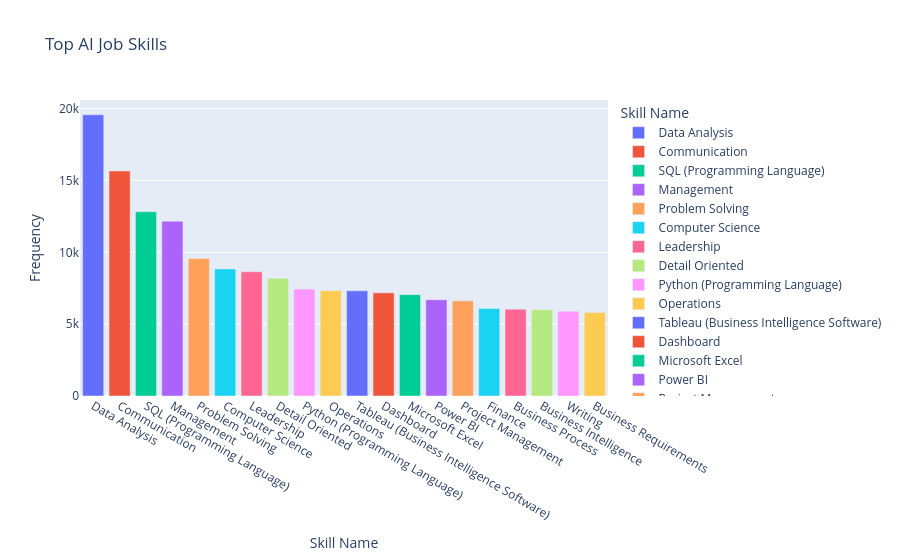
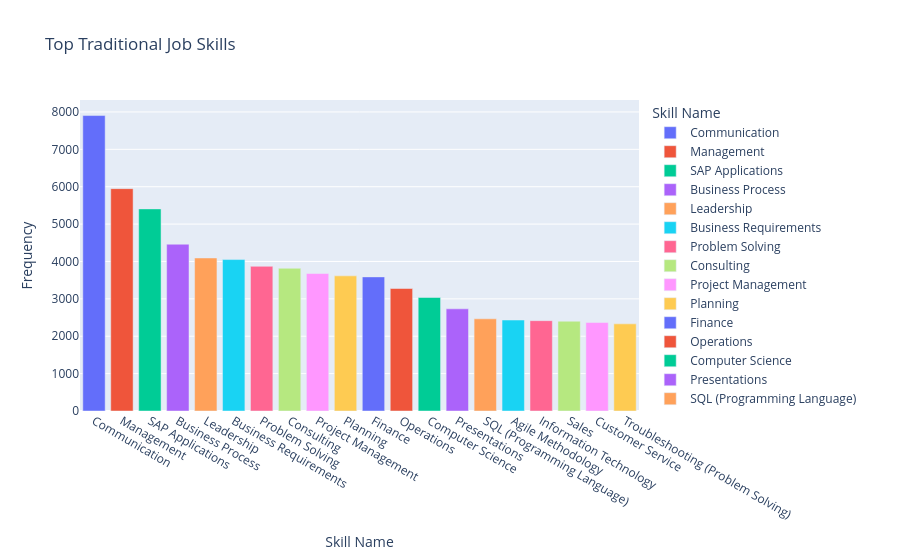

The code cell stored with these charts, in order, in its notebook:
### Markdown cell above
### Q3: AI Careers vs. Traditional Roles

### Code cell
import ast
df['SKILLS'] = df['SKILLS_NAME'].apply(ast.literal_eval)

ai_skills = df[df['AI_JOB']]['SKILLS'].explode().value_counts().head(20).reset_index()
ai_skills.columns = ['Skill', 'Count']

fig = px.bar(ai_skills, x='Skill', y='Count',
             title="Top AI Job Skills",
             labels={'Skill': 'Skill Name', 'Count': 'Frequency'},
             color='Skill')
fig.show()

traditional_skills = df[~df['AI_JOB']]['SKILLS'].explode().value_counts().head(20).reset_index()
traditional_skills.columns = ['Skill', 'Count']

fig = px.bar(traditional_skills, x='Skill', y='Count',
             title="Top Traditional Job Skills",
             labels={'Skill': 'Skill Name', 'Count': 'Frequency'},
             color='Skill')
fig.show()

### Figure 1 — Plotly figure (JSON) as saved in the notebook; plotly's stock layout.template omitted (floating-point values rounded to 4 significant figures)
{"data": [{"hovertemplate": "Skill Name=%{x}<br>Frequency=%{y}<extra></extra>", "legendgroup": "Data Analysis", "marker": {"color": "#636efa", "pattern": {"shape": ""}}, "name": "Data Analysis", "orientation": "v", "showlegend": true, "textposition": "auto", "type": "bar", "x": ["Data Analysis"], "xaxis": "x", "y": [19571], "yaxis": "y"}, {"hovertemplate": "Skill Name=%{x}<br>Frequency=%{y}<extra></extra>", "legendgroup": "Communication", "marker": {"color": "#EF553B", "pattern": {"shape": ""}}, "name": "Communication", "orientation": "v", "showlegend": true, "textposition": "auto", "type": "bar", "x": ["Communication"], "xaxis": "x", "y": [15660], "yaxis": "y"}, {"hovertemplate": "Skill Name=%{x}<br>Frequency=%{y}<extra></extra>", "legendgroup": "SQL (Programming Language)", "marker": {"color": "#00cc96", "pattern": {"shape": ""}}, "name": "SQL (Programming Language)", "orientation": "v", "showlegend": true, "textposition": "auto", "type": "bar", "x": ["SQL (Programming Language)"], "xaxis": "x", "y": [12825], "yaxis": "y"}, {"hovertemplate": "Skill Name=%{x}<br>Frequency=%{y}<extra></extra>", "legendgroup": "Management", "marker": {"color": "#ab63fa", "pattern": {"shape": ""}}, "name": "Management", "orientation": "v", "showlegend": true, "textposition": "auto", "type": "bar", "x": ["Management"], "xaxis": "x", "y": [12168], "yaxis": "y"}, {"hovertemplate": "Skill Name=%{x}<br>Frequency=%{y}<extra></extra>", "legendgroup": "Problem Solving", "marker": {"color": "#FFA15A", "pattern": {"shape": ""}}, "name": "Problem Solving", "orientation": "v", "showlegend": true, "textposition": "auto", "type": "bar", "x": ["Problem Solving"], "xaxis": "x", "y": [9564], "yaxis": "y"}, {"hovertemplate": "Skill Name=%{x}<br>Frequency=%{y}<extra></extra>", "legendgroup": "Computer Science", "marker": {"color": "#19d3f3", "pattern": {"shape": ""}}, "name": "Computer Science", "orientation": "v", "showlegend": true, "textposition": "auto", "type": "bar", "x": ["Computer Science"], "xaxis": "x", "y": [8841], "yaxis": "y"}, {"hovertemplate": "Skill Name=%{x}<br>Frequency=%{y}<extra></extra>", "legendgroup": "Leadership", "marker": {"color": "#FF6692", "pattern": {"shape": ""}}, "name": "Leadership", "orientation": "v", "showlegend": true, "textposition": "auto", "type": "bar", "x": ["Leadership"], "xaxis": "x", "y": [8649], "yaxis": "y"}, {"hovertemplate": "Skill Name=%{x}<br>Frequency=%{y}<extra></extra>", "legendgroup": "Detail Oriented", "marker": {"color": "#B6E880", "pattern": {"shape": ""}}, "name": "Detail Oriented", "orientation": "v", "showlegend": true, "textposition": "auto", "type": "bar", "x": ["Detail Oriented"], "xaxis": "x", "y": [8193], "yaxis": "y"}, {"hovertemplate": "Skill Name=%{x}<br>Frequency=%{y}<extra></extra>", "legendgroup": "Python (Programming Language)", "marker": {"color": "#FF97FF", "pattern": {"shape": ""}}, "name": "Python (Programming Language)", "orientation": "v", "showlegend": true, "textposition": "auto", "type": "bar", "x": ["Python (Programming Language)"], "xaxis": "x", "y": [7440], "yaxis": "y"}, {"hovertemplate": "Skill Name=%{x}<br>Frequency=%{y}<extra></extra>", "legendgroup": "Operations", "marker": {"color": "#FECB52", "pattern": {"shape": ""}}, "name": "Operations", "orientation": "v", "showlegend": true, "textposition": "auto", "type": "bar", "x": ["Operations"], "xaxis": "x", "y": [7332], "yaxis": "y"}, {"hovertemplate": "Skill Name=%{x}<br>Frequency=%{y}<extra></extra>", "legendgroup": "Tableau (Business Intelligence Software)", "marker": {"color": "#636efa", "pattern": {"shape": ""}}, "name": "Tableau (Business Intelligence Software)", "orientation": "v", "showlegend": true, "textposition": "auto", "type": "bar", "x": ["Tableau (Business Intelligence Software)"], "xaxis": "x", "y": [7317], "yaxis": "y"}, {"hovertemplate": "Skill Name=%{x}<br>Frequency=%{y}<extra></extra>", "legendgroup": "Dashboard", "marker": {"color": "#EF553B", "pattern": {"shape": ""}}, "name": "Dashboard", "orientation": "v", "showlegend": true, "textposition": "auto", "type": "bar", "x": ["Dashboard"], "xaxis": "x", "y": [7182], "yaxis": "y"}, {"hovertemplate": "Skill Name=%{x}<br>Frequency=%{y}<extra></extra>", "legendgroup": "Microsoft Excel", "marker": {"color": "#00cc96", "pattern": {"shape": ""}}, "name": "Microsoft Excel", "orientation": "v", "showlegend": true, "textposition": "auto", "type": "bar", "x": ["Microsoft Excel"], "xaxis": "x", "y": [7053], "yaxis": "y"}, {"hovertemplate": "Skill Name=%{x}<br>Frequency=%{y}<extra></extra>", "legendgroup": "Power BI", "marker": {"color": "#ab63fa", "pattern": {"shape": ""}}, "name": "Power BI", "orientation": "v", "showlegend": true, "textposition": "auto", "type": "bar", "x": ["Power BI"], "xaxis": "x", "y": [6704], "yaxis": "y"}, {"hovertemplate": "Skill Name=%{x}<br>Frequency=%{y}<extra></extra>", "legendgroup": "Project Management", "marker": {"color": "#FFA15A", "pattern": {"shape": ""}}, "name": "Project Management", "orientation": "v", "showlegend": true, "textposition": "auto", "type": "bar", "x": ["Project Management"], "xaxis": "x", "y": [6624], "yaxis": "y"}, {"hovertemplate": "Skill Name=%{x}<br>Frequency=%{y}<extra></extra>", "legendgroup": "Finance", "marker": {"color": "#19d3f3", "pattern": {"shape": ""}}, "name": "Finance", "orientation": "v", "showlegend": true, "textposition": "auto", "type": "bar", "x": ["Finance"], "xaxis": "x", "y": [6095], "yaxis": "y"}, {"hovertemplate": "Skill Name=%{x}<br>Frequency=%{y}<extra></extra>", "legendgroup": "Business Process", "marker": {"color": "#FF6692", "pattern": {"shape": ""}}, "name": "Business Process", "orientation": "v", "showlegend": true, "textposition": "auto", "type": "bar", "x": ["Business Process"], "xaxis": "x", "y": [6045], "yaxis": "y"}, {"hovertemplate": "Skill Name=%{x}<br>Frequency=%{y}<extra></extra>", "legendgroup": "Business Intelligence", "marker": {"color": "#B6E880", "pattern": {"shape": ""}}, "name": "Business Intelligence", "orientation": "v", "showlegend": true, "textposition": "auto", "type": "bar", "x": ["Business Intelligence"], "xaxis": "x", "y": [5998], "yaxis": "y"}, {"hovertemplate": "Skill Name=%{x}<br>Frequency=%{y}<extra></extra>", "legendgroup": "Writing", "marker": {"color": "#FF97FF", "pattern": {"shape": ""}}, "name": "Writing", "orientation": "v", "showlegend": true, "textposition": "auto", "type": "bar", "x": ["Writing"], "xaxis": "x", "y": [5890], "yaxis": "y"}, {"hovertemplate": "Skill Name=%{x}<br>Frequency=%{y}<extra></extra>", "legendgroup": "Business Requirements", "marker": {"color": "#FECB52", "pattern": {"shape": ""}}, "name": "Business Requirements", "orientation": "v", "showlegend": true, "textposition": "auto", "type": "bar", "x": ["Business Requirements"], "xaxis": "x", "y": [5810], "yaxis": "y"}], "layout": {"barmode": "relative", "legend": {"title": {"text": "Skill Name"}, "tracegroupgap": 0}, "title": {"text": "Top AI Job Skills"}, "xaxis": {"anchor": "y", "categoryarray": ["Data Analysis", "Communication", "SQL (Programming Language)", "Management", "Problem Solving", "Computer Science", "Leadership", "Detail Oriented", "Python (Programming Language)", "Operations", "Tableau (Business Intelligence Software)", "Dashboard", "Microsoft Excel", "Power BI", "Project Management", "Finance", "Business Process", "Business Intelligence", "Writing", "Business Requirements"], "categoryorder": "array", "domain": [0, 1], "title": {"text": "Skill Name"}}, "yaxis": {"anchor": "x", "domain": [0, 1], "title": {"text": "Frequency"}}}}

### Figure 2 — Plotly figure (JSON) as saved in the notebook; plotly's stock layout.template omitted (floating-point values rounded to 4 significant figures)
{"data": [{"hovertemplate": "Skill Name=%{x}<br>Frequency=%{y}<extra></extra>", "legendgroup": "Communication", "marker": {"color": "#636efa", "pattern": {"shape": ""}}, "name": "Communication", "orientation": "v", "showlegend": true, "textposition": "auto", "type": "bar", "x": ["Communication"], "xaxis": "x", "y": [7904], "yaxis": "y"}, {"hovertemplate": "Skill Name=%{x}<br>Frequency=%{y}<extra></extra>", "legendgroup": "Management", "marker": {"color": "#EF553B", "pattern": {"shape": ""}}, "name": "Management", "orientation": "v", "showlegend": true, "textposition": "auto", "type": "bar", "x": ["Management"], "xaxis": "x", "y": [5949], "yaxis": "y"}, {"hovertemplate": "Skill Name=%{x}<br>Frequency=%{y}<extra></extra>", "legendgroup": "SAP Applications", "marker": {"color": "#00cc96", "pattern": {"shape": ""}}, "name": "SAP Applications", "orientation": "v", "showlegend": true, "textposition": "auto", "type": "bar", "x": ["SAP Applications"], "xaxis": "x", "y": [5407], "yaxis": "y"}, {"hovertemplate": "Skill Name=%{x}<br>Frequency=%{y}<extra></extra>", "legendgroup": "Business Process", "marker": {"color": "#ab63fa", "pattern": {"shape": ""}}, "name": "Business Process", "orientation": "v", "showlegend": true, "textposition": "auto", "type": "bar", "x": ["Business Process"], "xaxis": "x", "y": [4462], "yaxis": "y"}, {"hovertemplate": "Skill Name=%{x}<br>Frequency=%{y}<extra></extra>", "legendgroup": "Leadership", "marker": {"color": "#FFA15A", "pattern": {"shape": ""}}, "name": "Leadership", "orientation": "v", "showlegend": true, "textposition": "auto", "type": "bar", "x": ["Leadership"], "xaxis": "x", "y": [4094], "yaxis": "y"}, {"hovertemplate": "Skill Name=%{x}<br>Frequency=%{y}<extra></extra>", "legendgroup": "Business Requirements", "marker": {"color": "#19d3f3", "pattern": {"shape": ""}}, "name": "Business Requirements", "orientation": "v", "showlegend": true, "textposition": "auto", "type": "bar", "x": ["Business Requirements"], "xaxis": "x", "y": [4051], "yaxis": "y"}, {"hovertemplate": "Skill Name=%{x}<br>Frequency=%{y}<extra></extra>", "legendgroup": "Problem Solving", "marker": {"color": "#FF6692", "pattern": {"shape": ""}}, "name": "Problem Solving", "orientation": "v", "showlegend": true, "textposition": "auto", "type": "bar", "x": ["Problem Solving"], "xaxis": "x", "y": [3871], "yaxis": "y"}, {"hovertemplate": "Skill Name=%{x}<br>Frequency=%{y}<extra></extra>", "legendgroup": "Consulting", "marker": {"color": "#B6E880", "pattern": {"shape": ""}}, "name": "Consulting", "orientation": "v", "showlegend": true, "textposition": "auto", "type": "bar", "x": ["Consulting"], "xaxis": "x", "y": [3818], "yaxis": "y"}, {"hovertemplate": "Skill Name=%{x}<br>Frequency=%{y}<extra></extra>", "legendgroup": "Project Management", "marker": {"color": "#FF97FF", "pattern": {"shape": ""}}, "name": "Project Management", "orientation": "v", "showlegend": true, "textposition": "auto", "type": "bar", "x": ["Project Management"], "xaxis": "x", "y": [3678], "yaxis": "y"}, {"hovertemplate": "Skill Name=%{x}<br>Frequency=%{y}<extra></extra>", "legendgroup": "Planning", "marker": {"color": "#FECB52", "pattern": {"shape": ""}}, "name": "Planning", "orientation": "v", "showlegend": true, "textposition": "auto", "type": "bar", "x": ["Planning"], "xaxis": "x", "y": [3615], "yaxis": "y"}, {"hovertemplate": "Skill Name=%{x}<br>Frequency=%{y}<extra></extra>", "legendgroup": "Finance", "marker": {"color": "#636efa", "pattern": {"shape": ""}}, "name": "Finance", "orientation": "v", "showlegend": true, "textposition": "auto", "type": "bar", "x": ["Finance"], "xaxis": "x", "y": [3588], "yaxis": "y"}, {"hovertemplate": "Skill Name=%{x}<br>Frequency=%{y}<extra></extra>", "legendgroup": "Operations", "marker": {"color": "#EF553B", "pattern": {"shape": ""}}, "name": "Operations", "orientation": "v", "showlegend": true, "textposition": "auto", "type": "bar", "x": ["Operations"], "xaxis": "x", "y": [3277], "yaxis": "y"}, {"hovertemplate": "Skill Name=%{x}<br>Frequency=%{y}<extra></extra>", "legendgroup": "Computer Science", "marker": {"color": "#00cc96", "pattern": {"shape": ""}}, "name": "Computer Science", "orientation": "v", "showlegend": true, "textposition": "auto", "type": "bar", "x": ["Computer Science"], "xaxis": "x", "y": [3036], "yaxis": "y"}, {"hovertemplate": "Skill Name=%{x}<br>Frequency=%{y}<extra></extra>", "legendgroup": "Presentations", "marker": {"color": "#ab63fa", "pattern": {"shape": ""}}, "name": "Presentations", "orientation": "v", "showlegend": true, "textposition": "auto", "type": "bar", "x": ["Presentations"], "xaxis": "x", "y": [2733], "yaxis": "y"}, {"hovertemplate": "Skill Name=%{x}<br>Frequency=%{y}<extra></extra>", "legendgroup": "SQL (Programming Language)", "marker": {"color": "#FFA15A", "pattern": {"shape": ""}}, "name": "SQL (Programming Language)", "orientation": "v", "showlegend": true, "textposition": "auto", "type": "bar", "x": ["SQL (Programming Language)"], "xaxis": "x", "y": [2466], "yaxis": "y"}, {"hovertemplate": "Skill Name=%{x}<br>Frequency=%{y}<extra></extra>", "legendgroup": "Agile Methodology", "marker": {"color": "#19d3f3", "pattern": {"shape": ""}}, "name": "Agile Methodology", "orientation": "v", "showlegend": true, "textposition": "auto", "type": "bar", "x": ["Agile Methodology"], "xaxis": "x", "y": [2434], "yaxis": "y"}, {"hovertemplate": "Skill Name=%{x}<br>Frequency=%{y}<extra></extra>", "legendgroup": "Information Technology", "marker": {"color": "#FF6692", "pattern": {"shape": ""}}, "name": "Information Technology", "orientation": "v", "showlegend": true, "textposition": "auto", "type": "bar", "x": ["Information Technology"], "xaxis": "x", "y": [2417], "yaxis": "y"}, {"hovertemplate": "Skill Name=%{x}<br>Frequency=%{y}<extra></extra>", "legendgroup": "Sales", "marker": {"color": "#B6E880", "pattern": {"shape": ""}}, "name": "Sales", "orientation": "v", "showlegend": true, "textposition": "auto", "type": "bar", "x": ["Sales"], "xaxis": "x", "y": [2402], "yaxis": "y"}, {"hovertemplate": "Skill Name=%{x}<br>Frequency=%{y}<extra></extra>", "legendgroup": "Customer Service", "marker": {"color": "#FF97FF", "pattern": {"shape": ""}}, "name": "Customer Service", "orientation": "v", "showlegend": true, "textposition": "auto", "type": "bar", "x": ["Customer Service"], "xaxis": "x", "y": [2366], "yaxis": "y"}, {"hovertemplate": "Skill Name=%{x}<br>Frequency=%{y}<extra></extra>", "legendgroup": "Troubleshooting (Problem Solving)", "marker": {"color": "#FECB52", "pattern": {"shape": ""}}, "name": "Troubleshooting (Problem Solving)", "orientation": "v", "showlegend": true, "textposition": "auto", "type": "bar", "x": ["Troubleshooting (Problem Solving)"], "xaxis": "x", "y": [2331], "yaxis": "y"}], "layout": {"barmode": "relative", "legend": {"title": {"text": "Skill Name"}, "tracegroupgap": 0}, "title": {"text": "Top Traditional Job Skills"}, "xaxis": {"anchor": "y", "categoryarray": ["Communication", "Management", "SAP Applications", "Business Process", "Leadership", "Business Requirements", "Problem Solving", "Consulting", "Project Management", "Planning", "Finance", "Operations", "Computer Science", "Presentations", "SQL (Programming Language)", "Agile Methodology", "Information Technology", "Sales", "Customer Service", "Troubleshooting (Problem Solving)"], "categoryorder": "array", "domain": [0, 1], "title": {"text": "Skill Name"}}, "yaxis": {"anchor": "x", "domain": [0, 1], "title": {"text": "Frequency"}}}}
